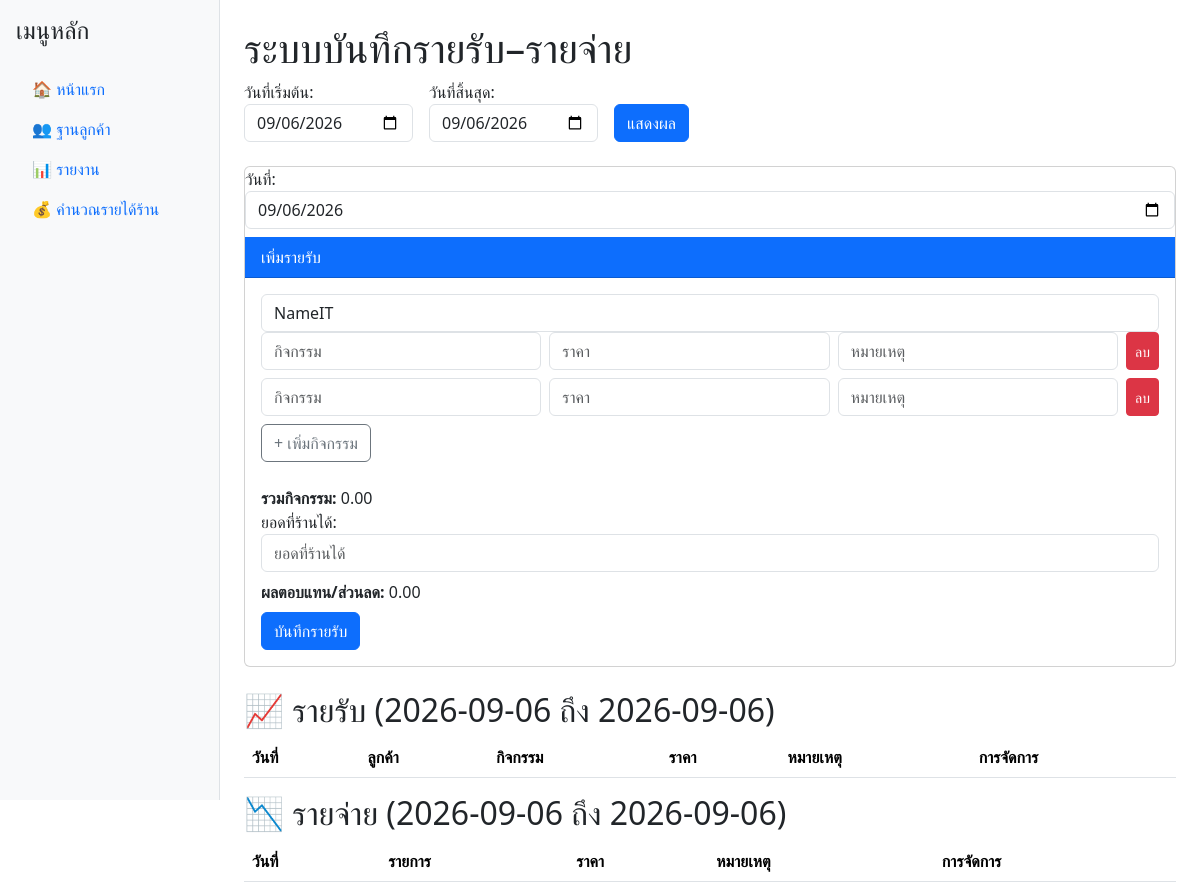
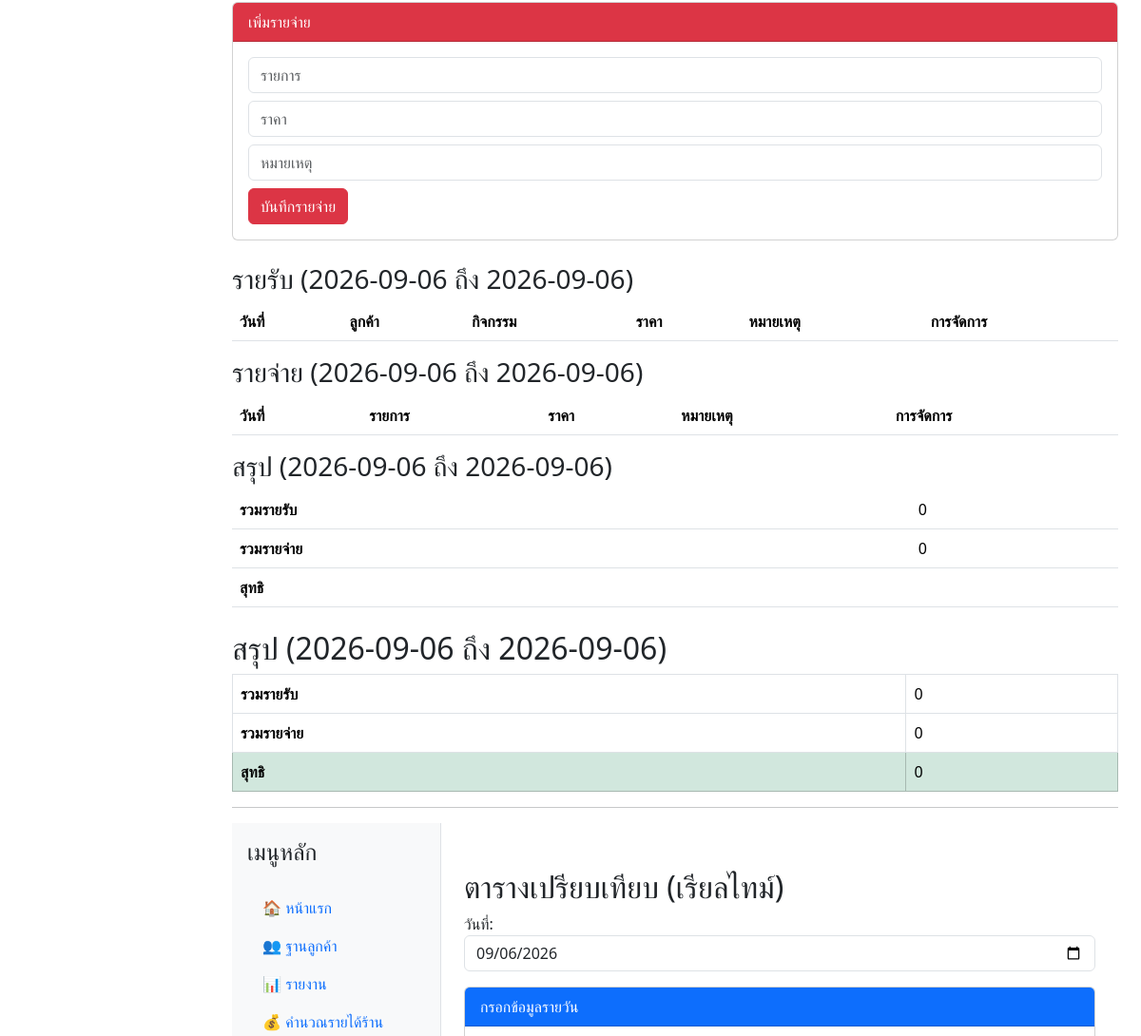
Before: / (upper part) with the older database file (2 pictures, top to bottom).
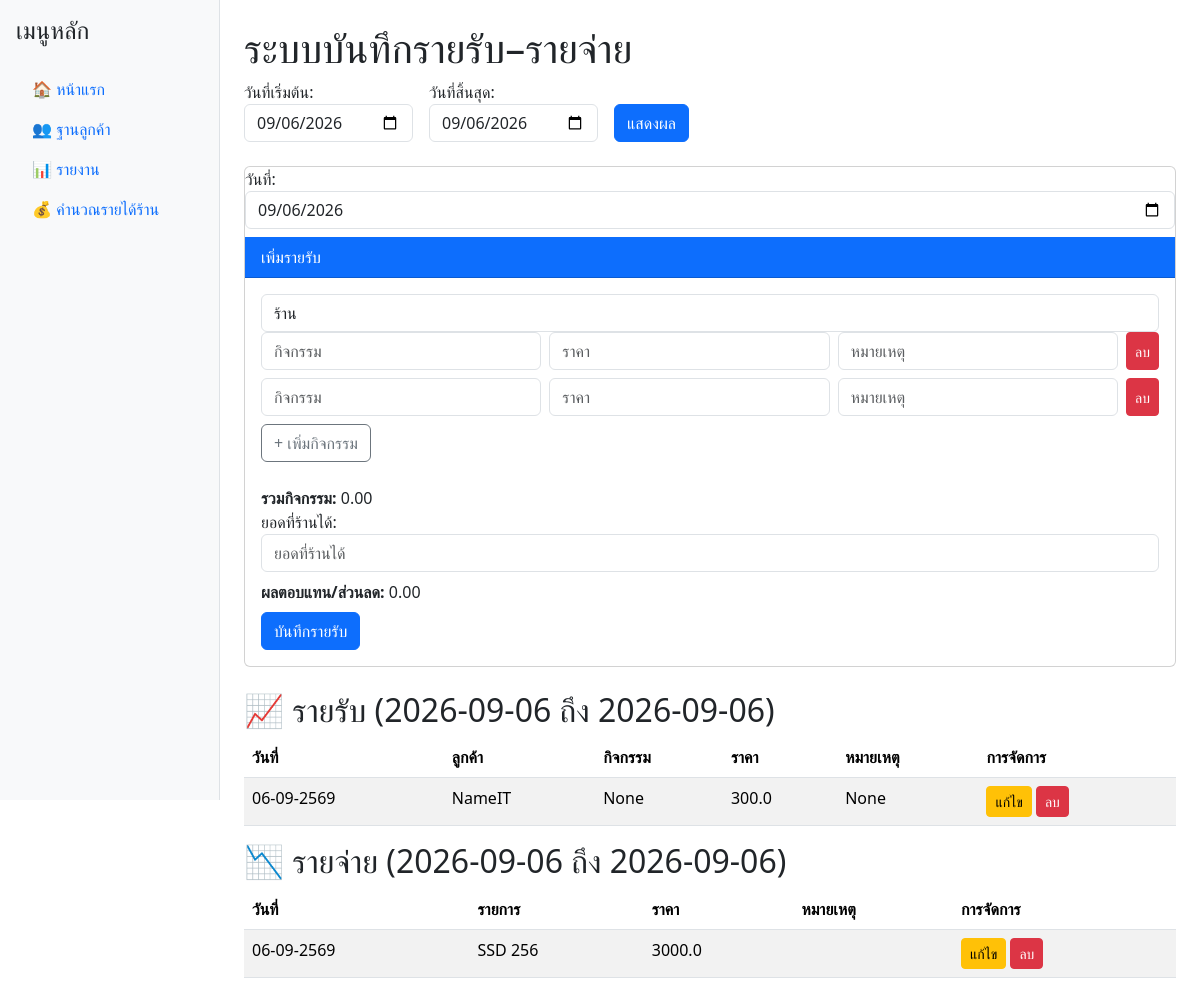
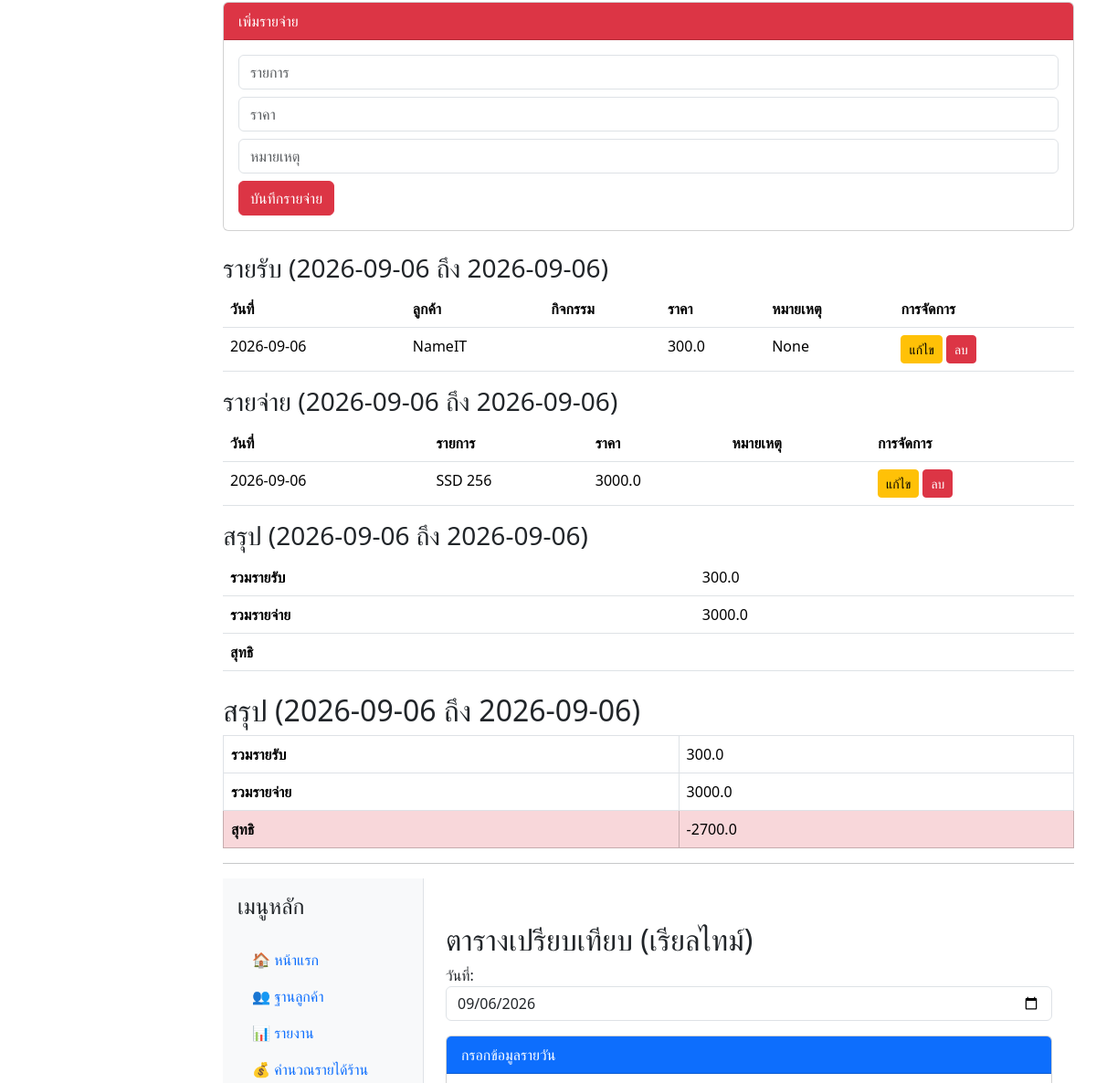
After: the same page with the newer database file (2 pictures, top to bottom).
### tables this page shows
CREATE TABLE income (
    id INTEGER PRIMARY KEY AUTOINCREMENT,
    date TEXT NOT NULL,
    customer_id INTEGER,
    activity TEXT,
    amount REAL,
    shop_get REAL,
    discount REAL,
    note TEXT, source TEXT,
    FOREIGN KEY (customer_id) REFERENCES customers (id)
);

CREATE TABLE customers (
    id INTEGER PRIMARY KEY AUTOINCREMENT,
    name TEXT NOT NULL,
    phone TEXT,
    note TEXT
);

CREATE TABLE expenses (
    id INTEGER PRIMARY KEY AUTOINCREMENT,
    date TEXT NOT NULL,
    item TEXT NOT NULL,
    amount REAL NOT NULL,
    note TEXT
);

### app.py (the view)
@app.route('/')
def index():
    today = date.today().strftime("%Y-%m-%d")
    start_date = today
    end_date = today
    with get_db_connection() as conn:
        incomes = conn.execute(
            "SELECT i.id, i.date, c.name as customer_name, i.source, i.amount, i.note "
            "FROM income i LEFT JOIN customers c ON i.customer_id=c.id "
            "WHERE i.date BETWEEN ? AND ? ORDER BY i.date ASC",
            (start_date, end_date)
        ).fetchall()
        expenses = conn.execute(
            "SELECT * FROM expenses WHERE date BETWEEN ? AND ? ORDER BY date ASC",
            (start_date, end_date)
        ).fetchall()
        total_income = sum([i['amount'] for i in incomes]) if incomes else 0
        total_expense = sum([e['amount'] for e in expenses]) if expenses else 0
        net = total_income - total_expense
        customers = conn.execute("SELECT * FROM customers ORDER BY name ASC").fetchall()
    return render_template('index.html',
                           incomes=incomes,
                           expenses=expenses,
                           total_income=total_income,
                           total_expense=total_expense,
                           net=net,
                           current_date=today,
                           start_date=start_date,
                           end_date=end_date,
                           customers=customers)

### app.py (called while the page is built)
def get_db_connection():
    conn = sqlite3.connect('database.db')
    conn.row_factory = sqlite3.Row
    return conn

def thai_date(value, fmt="%d-%m-%Y"):
    if not value:
        return ""
    dt = datetime.strptime(value, "%Y-%m-%d")
    thai_year = dt.year + 543
    return dt.strftime(fmt).replace(str(dt.year), str(thai_year))

### templates/index.html (shortened to what the changed rows need)
{% extends "base.html" %}
{% block content %}
<h1>ระบบบันทึกรายรับ–รายจ่าย</h1>
<div class="card mb-4">
  <div class="card-body">
    <form id="income-form" action="/add_income" method="POST">
      <select name="customer_id" class="form-control">
  {% for customer in customers %}
    <option value="{{ customer.id }}" {% if customer.id == 1 %}selected{% endif %}>
      {{ customer.name }}
    </option>
  {% endfor %}
</select>
      <div id="activity-list"></div>
      <button type="button" id="btn-add-activity" class="btn btn-outline-secondary mb-2">+ เพิ่มกิจกรรม</button>
      <div class="mt-3">
        <strong>รวมกิจกรรม:</strong> <span id="activity_total">0.00</span><br>
        <label>ยอดที่ร้านได้:</label>
        <input type="number" step="0.01" id="shop_get" name="shop_get" class="form-control mb-2" placeholder="ยอดที่ร้านได้">
        <strong>ผลตอบแทน/ส่วนลด:</strong> <span id="discount_total">0.00</span>
      </div>
      <button type="submit" class="btn btn-primary mt-2">บันทึกรายรับ</button>
    </form>
  </div>
</div>
<h2>📈 รายรับ ({{ start_date }} ถึง {{ end_date }})</h2>
<table class="table table-striped">
  <thead>
    <tr>
      <th>วันที่</th><th>ลูกค้า</th><th>กิจกรรม</th><th>ราคา</th><th>หมายเหตุ</th><th>การจัดการ</th>
    </tr>
  </thead>
  <tbody>
    {% for income in incomes %}
    <tr>
      <td>
        <span class="view">{{ income.date|thai_date }}</span>
      </td>
      <td>
        <span class="view">{{ income.customer_name }}</span>
      </td>
      <td>
        <span class="view">{{ income.source }}</span>
      </td>
      <td>
        <span class="view">{{ income.amount }}</span>
      </td>
      <td>
        <span class="view">{{ income.note }}</span>
      </td>
      <td>
        <div class="view">
          <button type="button" class="btn btn-sm btn-warning" onclick="toggleEdit(this)">แก้ไข</button>
          <a href="/delete_income/{{ income.id }}" class="btn btn-sm btn-danger"
             onclick="return confirm('คุณแน่ใจว่าจะลบข้อมูลนี้?')">ลบ</a>
        </div>
      </td>
    </tr>
    {% endfor %}
  </tbody>
</table>
<h2>📉 รายจ่าย ({{ start_date }} ถึง {{ end_date }})</h2>
<table class="table table-striped">
  <thead>
    <tr><th>วันที่</th><th>รายการ</th><th>ราคา</th><th>หมายเหตุ</th><th>การจัดการ</th></tr>
  </thead>
  <tbody>
    {% for expense in expenses %}
    <tr>
      <form action="/edit_expense/{{ expense.id }}" method="POST">
        <td>
          <span class="view">{{ expense.date|thai_date }}</span>
        </td>
        <td>
          <span class="view">{{ expense.item }}</span>
        </td>
        <td>
          <span class="view">{{ expense.amount }}</span>
        </td>
        <td>
        </td>
        <td>
          <div class="view">
            <button type="button" class="btn btn-sm btn-warning" onclick="toggleEdit(this)">แก้ไข</button>
            <a href="/delete_expense/{{ expense.id }}" class="btn btn-sm btn-danger"
               onclick="return confirm('คุณแน่ใจว่าจะลบข้อมูลนี้?')">ลบ</a>
          </div>
        </td>
      </form>
    </tr>
    {% endfor %}
  </tbody>
</table>
<table class="table">
  <tr>
    <th>วันที่</th><th>ลูกค้า</th><th>กิจกรรม</th><th>ราคา</th><th>หมายเหตุ</th><th>การจัดการ</th>
  </tr>
  {% for income in incomes %}
  <tr>
    <td>{{ income.date }}</td>
    <td>{{ income.customer_name }}</td>
    <td>{{ income.activity }}</td>
    <td>{{ income.amount }}</td>
    <td>{{ income.note }}</td>
    <td>
      <a href="/edit_income/{{ income.id }}" class="btn btn-sm btn-warning">แก้ไข</a>
      <a href="/delete_income/{{ income.id }}" class="btn btn-sm btn-danger"
         onclick="return confirm('คุณแน่ใจหรือไม่ว่าต้องการลบรายรับนี้?');">ลบ</a>
    </td>
  </tr>
  {% endfor %}
</table>
<table class="table">
  <tr>
    <th>วันที่</th><th>รายการ</th><th>ราคา</th><th>หมายเหตุ</th><th>การจัดการ</th>
  </tr>
  {% for expense in expenses %}
  <tr>
    <td>{{ expense.date }}</td>
    <td>{{ expense.item }}</td>
    <td>{{ expense.amount }}</td>
    <td>{{ expense.note }}</td>
    <td>
      <a href="/edit_expense/{{ expense.id }}" class="btn btn-sm btn-warning">แก้ไข</a>
      <a href="/delete_expense/{{ expense.id }}" class="btn btn-sm btn-danger"
         onclick="return confirm('คุณแน่ใจหรือไม่ว่าต้องการลบรายจ่ายนี้?');">ลบ</a>
    </td>
  </tr>
  {% endfor %}
</table>
<table class="table">
  <tr><th>รวมรายรับ</th><td>{{ total_income }}</td></tr>
  <tr><th>รวมรายจ่าย</th><td>{{ total_expense }}</td></tr>
  <tr><th>สุทธิ</th><td>{{ net_balance }}</td></tr>
</table>
<h2 class="mt-4">สรุป ({{ start_date }} ถึง {{ end_date }})</h2>
<table class="table table-bordered">
  <tr><th>รวมรายรับ</th><td>{{ total_income }}</td></tr>
  <tr><th>รวมรายจ่าย</th><td>{{ total_expense }}</td></tr>
  <tr class="{% if net >= 0 %}table-success{% else %}table-danger{% endif %}">
    <th>สุทธิ</th><td>{{ net }}</td>
  </tr>
</table>
{% include "compare_realtime.html" %}
{% endblock %}

Changed rows visible on the page:
added income: date|thai_date "06-09-2569", customer_name "NameIT", source "None", amount "300.0", note "None", date "2026-09-06"
now on this page (row edited): expenses: date|thai_date "06-09-2569", item "SSD 256", amount "3000.0", date "2026-09-06"
Other visible differences:
form field customer_id: "NameIT" → "ร้าน"
{{ total_income }}: "0" → "300.0"
{{ total_expense }}: "0" → "3000.0"
{{ net }}: "0" → "-2700.0"
